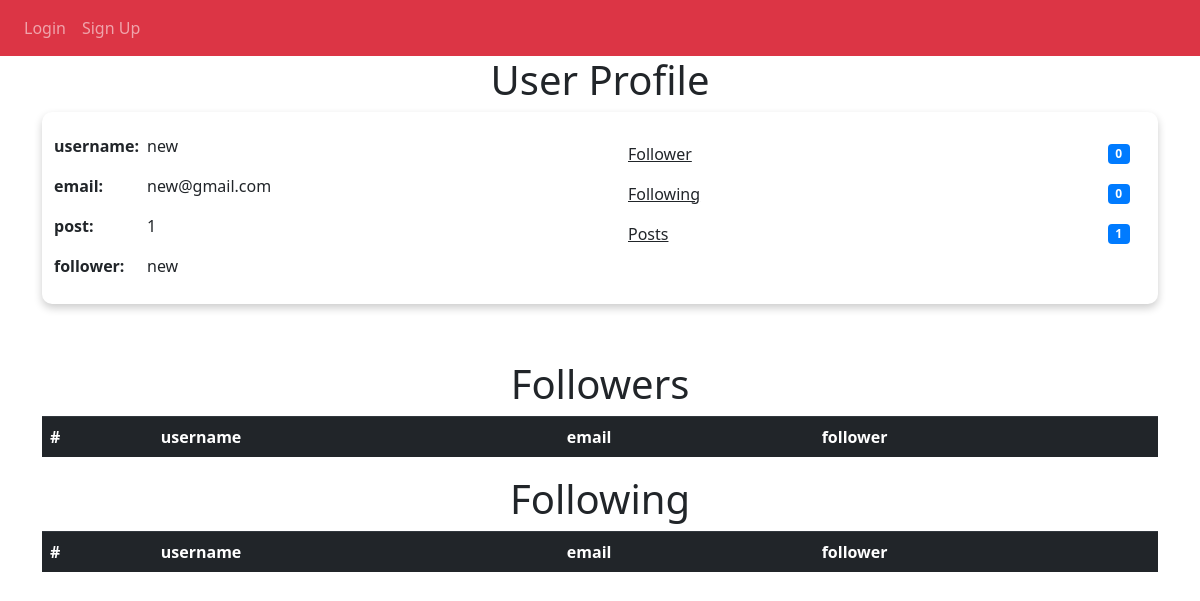
Before: /profile/1 with the older database file.
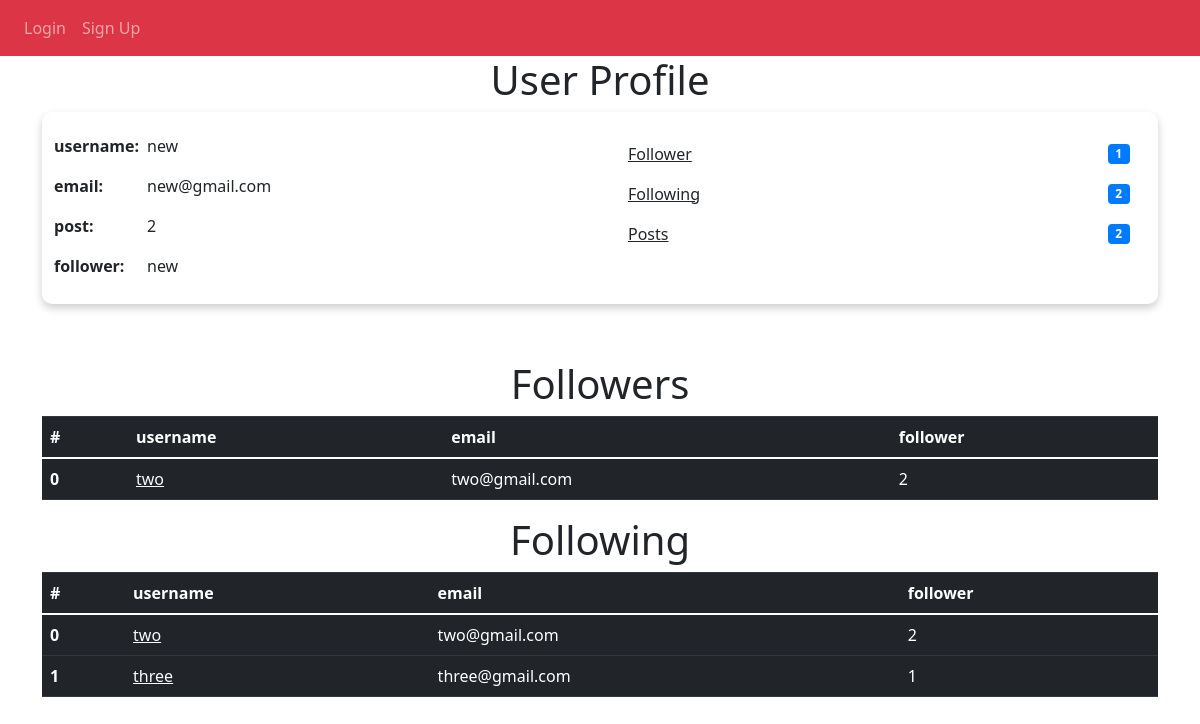
After: the same page with the newer database file.
### models.py (models this page shows, shortened)
class User(db.Model, UserMixin):
    __tablename__ = 'users'
    id = db.Column(db.Integer, primary_key=True)
    username = db.Column(db.String(64), unique=True, index=True)
    email = db.Column(db.String(150), unique= True)
    password_hash = db.Column(db.String(128))
    posts = db.relationship('Post', backref="author", lazy=True)
    comments = db.relationship('Comment', backref="user_comment", lazy=True)
    followed = db.relationship('Follow', foreign_keys=[Follow.follower_id], backref=db.backref('follower', lazy='joined'), lazy=True, cascade='all, delete-orphan')
    followers = db.relationship('Follow', foreign_keys=[Follow.followed_id], backref=db.backref('followed', lazy='joined'), lazy=True, cascade='all, delete-orphan')
    @property
    def password(self):
        raise AttributeError('password is not a readable attribute')

class Follow(db.Model):
    __tablename__ = 'follows'
    follower_id = db.Column(db.Integer, db.ForeignKey('users.id'),
    primary_key=True)
    followed_id = db.Column(db.Integer, db.ForeignKey('users.id'),
    primary_key=True)
    timestamp = db.Column(db.DateTime, default=datetime.now)

### views.py (the view)
@views.route("/profile/<author_id>")
def profile(author_id):
    user = User.query.filter_by(id=author_id).first()
    follower = current_user
    hasfollow = Follow()
    if follower.is_authenticated:
        hasfollow = Follow.query.filter_by(follower_id=follower.id, followed_id=user.id).first()
    if not user:
        flash('No user with that username exists.', category='error')
        return redirect(url_for('views.home'))
    return render_template("userprofile.html", Blogger = user,user = current_user, hasfollow = hasfollow)

### templates/userprofile.html (shortened to what this page needs)
{% extends "base.html" %} {% block title %}Home{% endblock %} {% block content
    %}
    <h1 align="center">User Profile</h1>
    <div class="container-fluid" style="background-color: rgb(255, 255, 255); box-shadow: 0 4px 8px 0 rgba(0,0,0,0.2); border-radius: 10px;">
        <div class="row" style="padding-top: 2%;"></div>
        <div class="row">
            <div class="col-sm">
                <div class="row">
                    <div class="col-2">
                        <p><b>username:</b></p>
                        <p><b>email:</b></p>
                        <p><b>post:</b></p>
                        <p><b>follower:</b></p>
                    </div>
                    <div class="col-6">
                        <p>{{Blogger.username}}</p>
                        <p>{{Blogger.email}}</p>
                        <p>{{Blogger.posts|length}}</p>
                        <p>{{Blogger.username}}</p>
                    </div>
                </div>
            </div>
            <div class="col-sm">
                <ul class="list-group list-group-flush">
                    <li class="list-group-item d-flex justify-content-between align-items-center">
                        <a href="" class = "link-dark">Follower</a>
                        <span class="badge badge-primary badge-pill">{{Blogger.followers|length}}</span>
                    </li>
                    <li class="list-group-item d-flex justify-content-between align-items-center">
                        <a href="" class = "link-dark">Following</a>
                        <span class="badge badge-primary badge-pill">{{Blogger.followed|length}}</span>
                    </li>
                    <li class="list-group-item d-flex justify-content-between align-items-center">
                        <a href="/posts/{{Blogger.id}}" class = "link-dark">Posts</a>
                        <span class="badge badge-primary badge-pill">{{Blogger.posts|length}}</span>
                    </li>
                </ul>
            </div>
        </div>
        <div class="row" style="padding-top: 10px;"></div>
    </div>
    <h1 align="center">Followers</h1>
    <table class="table table-dark">
        <thead>
          <tr>
            <th scope="col">#</th>
            <th scope="col">username</th>
            <th scope="col">email</th>
            <th scope="col">follower</th>
          </tr>
        </thead>
        <tbody>
          {% set i = namespace(value=0) %}
          {% for follower in Blogger.followers %}
            <tr>
                <th scope="row">{{i.value}} </th>
                <td><a href="/profile/{{follower.follower.id}}" class="link-light">{{follower.follower.username}}</a></td>
                <td>{{follower.follower.email}}</td>
                <td>{{follower.follower.followers|length}}</td>
            </tr>
            {% set i.value = i.value + 1 %}
          {% endfor %}
        </tbody>
    </table>
    <h1 align="center">Following</h1>
    <table class="table table-dark">
        <thead>
          <tr>
            <th scope="col">#</th>
            <th scope="col">username</th>
            <th scope="col">email</th>
            <th scope="col">follower</th>
          </tr>
        </thead>
        <tbody>
          {% set i = namespace(value=0) %}
          {% for follower in Blogger.followed %}
            <tr>
                <th scope="row">{{i.value}} </th>
                <td><a href="/profile/{{follower.followed.id}}" class="link-light">{{follower.followed.username}}</a></td>
                <td>{{follower.followed.email}}</td>
                <td>{{follower.followed.followers|length}}</td>
            </tr>
            {% set i.value = i.value + 1 %}
          {% endfor %}
        </tbody>
    </table>
    {% endblock %}

### templates/base.html (shortened to what this page needs)
<!DOCTYPE html>
<html>
    <head>
        <link
        rel="stylesheet"
        href="https://stackpath.bootstrapcdn.com/bootstrap/4.4.1/css/bootstrap.min.css"
        />
        <link
        rel="stylesheet"
        href="https://stackpath.bootstrapcdn.com/font-awesome/4.7.0/css/font-awesome.min.css"
        />
        <link rel="stylesheet"
        href="https://maxcdn.bootstrapcdn.com/bootstrap/4.0.0/css/bootstrap.min.css"
>
        <link
        href="https://cdn.jsdelivr.net/npm/bootstrap@5.0.2/dist/css/bootstrap.min.css"
        rel="stylesheet"
        />
        <link rel="stylesheet" href="/static/home.css">
    </head>
    <body>
        <nav class="navbar navbar-expand-lg navbar-dark bg-danger">
        <div class="collapse navbar-collapse" id="navbar">
            <div class="navbar-nav">
            {% if user.is_authenticated %}
            <a class="nav-item nav-link" id="home" href="/">Home</a>
            <a class="nav-item nav-link" id="logout" href="/logout">Logout</a>
            <a class="nav-item nav-link" id="logout" href="/profile/{{user.id}}">Go to your profile</a>
            {% else %}
            <a class="nav-item nav-link" id="login" href="/login">Login</a>
            <a class="nav-item nav-link" id="signUp" href="/signup">Sign Up</a>
            {% endif %}
            </div>
        </div>
        </nav>
        <div class="container">{% block content %} {% endblock %}</div>
    </body>
</html>

Changed rows visible on the page:
added Follow: value "0", follower.username "two", follower.email "two@gmail.com", follower.followers|length "2", shown under "Followers"
added Follow: value "0", followed.username "two", followed.email "two@gmail.com", followed.followers|length "2", shown under "Following"
added Follow: value "1", followed.username "three", followed.email "three@gmail.com", followed.followers|length "1", shown under "Following"
Other visible differences:
{{ Blogger.posts|length }}: "1" → "2"
{{ Blogger.followers|length }}: "0" → "1"
{{ Blogger.followed|length }}: "0" → "2"
